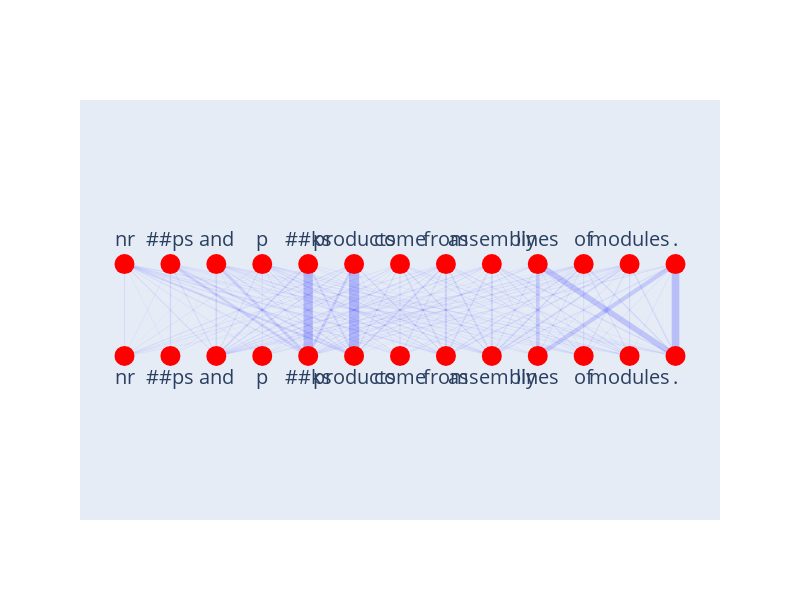

This figure's notebook cell:
### Code cell
import networkx as nx
import plotly.graph_objs as go
import numpy as np

# Create a directed graph
G = nx.DiGraph()

# Add nodes for the first sentence
for i, token in enumerate(tokens):
    G.add_node(f's1_{i}', label=token, layer=1)

# Add nodes for the second sentence (duplicate of the first)
for i, token in enumerate(tokens):
    G.add_node(f's2_{i}', label=token, layer=2)

# Add edges based on attention values between the two sentences
for i in range(len(tokens)):
    for j in range(len(tokens)):
        weight = distribution[i, j]
        if weight > 0.05:  # filter out very weak connections
            G.add_edge(f's1_{i}', f's2_{j}', weight=weight)

# Get node positions in two rows (one for each sentence)
pos = {}
for i in range(len(tokens)):
    pos[f's1_{i}'] = (i, 1)  # First sentence on y=1
    pos[f's2_{i}'] = (i, -1) # Second sentence on y=-1

# Extract edge data for Plotly
edge_traces = []

# Apply a non-linear scaling (e.g., squaring) to make weights more extreme
def scale_weight(weight, scale_factor=2):
    return weight ** scale_factor

for edge in G.edges(data=True):
    x0, y0 = pos[edge[0]]
    x1, y1 = pos[edge[1]]
    weight = edge[2]['weight']
    scaled_weight = scale_weight(weight)
    edge_trace = go.Scatter(
        x=[x0, x1, None],
        y=[y0, y1, None],
        line=dict(width=scaled_weight * 200, color='blue'),  # Increased scaling for visibility
        opacity=weight,  # Use scaled weight directly as opacity
        mode='lines',
        hoverinfo='none'
    )
    edge_traces.append(edge_trace)

# Create node trace for the first sentence
node_x = []
node_y = []
node_labels = []

for node in G.nodes(data=True):
    x, y = pos[node[0]]
    node_x.append(x)
    node_y.append(y)
    node_labels.append(node[1]['label'])

node_trace_1 = go.Scatter(
    x=node_x[:len(tokens)],
    y=node_y[:len(tokens)],
    mode='markers+text',
    text=node_labels[:len(tokens)],
    textposition='top center',
    marker=dict(size=20, color='red'),
    textfont=dict(size=20),
    hoverinfo='text'
)

# Create node trace for the second sentence with labels below the nodes
node_trace_2 = go.Scatter(
    x=node_x[len(tokens):],
    y=node_y[len(tokens):],
    mode='markers+text',
    text=node_labels[len(tokens):],
    textposition='bottom center',
    marker=dict(size=20, color='red'),
    textfont=dict(size=20),
    hoverinfo='text'
)

# Combine all traces
fig = go.Figure(data=edge_traces + [node_trace_1, node_trace_2],
                layout=go.Layout(
                    #title='Attention Network with Duplicated Sentences',
                    showlegend=False,
                    xaxis=dict(showgrid=False, zeroline=False, showticklabels=False),
                    yaxis=dict(showgrid=False, zeroline=False, showticklabels=False),
                    hovermode='closest'
                ))

# Adjust the aspect ratio to make sure it's displayed correctly
fig.update_layout(
    width=800,
    height=600,
    xaxis=dict(scaleanchor="y", scaleratio=1)
)

# Display the figure
fig.show()

### Figure 1 — Plotly figure (JSON) as saved in the notebook; plotly's stock layout.template omitted (floating-point values rounded to 4 significant figures)
{"data": [{"hoverinfo": "none", "line": {"color": "blue", "width": 1.111}, "mode": "lines", "opacity": 0.07453, "type": "scatter", "x": [0, 0, null], "y": [1, -1, null]}, {"hoverinfo": "none", "line": {"color": "blue", "width": 0.6928}, "mode": "lines", "opacity": 0.05886, "type": "scatter", "x": [0, 1, null], "y": [1, -1, null]}, {"hoverinfo": "none", "line": {"color": "blue", "width": 1.149}, "mode": "lines", "opacity": 0.07578, "type": "scatter", "x": [0, 2, null], "y": [1, -1, null]}, {"hoverinfo": "none", "line": {"color": "blue", "width": 0.9303}, "mode": "lines", "opacity": 0.0682, "type": "scatter", "x": [0, 3, null], "y": [1, -1, null]}, {"hoverinfo": "none", "line": {"color": "blue", "width": 1.137}, "mode": "lines", "opacity": 0.07539, "type": "scatter", "x": [0, 4, null], "y": [1, -1, null]}, {"hoverinfo": "none", "line": {"color": "blue", "width": 2.199}, "mode": "lines", "opacity": 0.1049, "type": "scatter", "x": [0, 5, null], "y": [1, -1, null]}, {"hoverinfo": "none", "line": {"color": "blue", "width": 1.065}, "mode": "lines", "opacity": 0.07297, "type": "scatter", "x": [0, 6, null], "y": [1, -1, null]}, {"hoverinfo": "none", "line": {"color": "blue", "width": 1.48}, "mode": "lines", "opacity": 0.08602, "type": "scatter", "x": [0, 7, null], "y": [1, -1, null]}, {"hoverinfo": "none", "line": {"color": "blue", "width": 1.048}, "mode": "lines", "opacity": 0.07238, "type": "scatter", "x": [0, 8, null], "y": [1, -1, null]}, {"hoverinfo": "none", "line": {"color": "blue", "width": 0.8399}, "mode": "lines", "opacity": 0.0648, "type": "scatter", "x": [0, 10, null], "y": [1, -1, null]}, {"hoverinfo": "none", "line": {"color": "blue", "width": 0.8561}, "mode": "lines", "opacity": 0.06543, "type": "scatter", "x": [0, 11, null], "y": [1, -1, null]}, {"hoverinfo": "none", "line": {"color": "blue", "width": 0.8058}, "mode": "lines", "opacity": 0.06348, "type": "scatter", "x": [1, 0, null], "y": [1, -1, null]}, {"hoverinfo": "none", "line": {"color": "blue", "width": 1.46}, "mode": "lines", "opacity": 0.08543, "type": "scatter", "x": [1, 1, null], "y": [1, -1, null]}, {"hoverinfo": "none", "line": {"color": "blue", "width": 1.131}, "mode": "lines", "opacity": 0.07519, "type": "scatter", "x": [1, 2, null], "y": [1, -1, null]}, {"hoverinfo": "none", "line": {"color": "blue", "width": 0.6383}, "mode": "lines", "opacity": 0.05649, "type": "scatter", "x": [1, 3, null], "y": [1, -1, null]}, {"hoverinfo": "none", "line": {"color": "blue", "width": 2.653}, "mode": "lines", "opacity": 0.1152, "type": "scatter", "x": [1, 4, null], "y": [1, -1, null]}, {"hoverinfo": "none", "line": {"color": "blue", "width": 1.792}, "mode": "lines", "opacity": 0.09466, "type": "scatter", "x": [1, 5, null], "y": [1, -1, null]}, {"hoverinfo": "none", "line": {"color": "blue", "width": 0.6516}, "mode": "lines", "opacity": 0.05708, "type": "scatter", "x": [1, 6, null], "y": [1, -1, null]}, {"hoverinfo": "none", "line": {"color": "blue", "width": 0.6242}, "mode": "lines", "opacity": 0.05586, "type": "scatter", "x": [1, 7, null], "y": [1, -1, null]}, {"hoverinfo": "none", "line": {"color": "blue", "width": 0.6054}, "mode": "lines", "opacity": 0.05502, "type": "scatter", "x": [1, 8, null], "y": [1, -1, null]}, {"hoverinfo": "none", "line": {"color": "blue", "width": 0.7534}, "mode": "lines", "opacity": 0.06137, "type": "scatter", "x": [1, 9, null], "y": [1, -1, null]}, {"hoverinfo": "none", "line": {"color": "blue", "width": 0.622}, "mode": "lines", "opacity": 0.05577, "type": "scatter", "x": [1, 10, null], "y": [1, -1, null]}, {"hoverinfo": "none", "line": {"color": "blue", "width": 0.5178}, "mode": "lines", "opacity": 0.05088, "type": "scatter", "x": [1, 11, null], "y": [1, -1, null]}, {"hoverinfo": "none", "line": {"color": "blue", "width": 0.6539}, "mode": "lines", "opacity": 0.05718, "type": "scatter", "x": [1, 12, null], "y": [1, -1, null]}, {"hoverinfo": "none", "line": {"color": "blue", "width": 0.6077}, "mode": "lines", "opacity": 0.05512, "type": "scatter", "x": [2, 0, null], "y": [1, -1, null]}, {"hoverinfo": "none", "line": {"color": "blue", "width": 0.5144}, "mode": "lines", "opacity": 0.05071, "type": "scatter", "x": [2, 1, null], "y": [1, -1, null]}, {"hoverinfo": "none", "line": {"color": "blue", "width": 1.649}, "mode": "lines", "opacity": 0.0908, "type": "scatter", "x": [2, 2, null], "y": [1, -1, null]}, {"hoverinfo": "none", "line": {"color": "blue", "width": 0.6272}, "mode": "lines", "opacity": 0.056, "type": "scatter", "x": [2, 3, null], "y": [1, -1, null]}, {"hoverinfo": "none", "line": {"color": "blue", "width": 2.783}, "mode": "lines", "opacity": 0.118, "type": "scatter", "x": [2, 4, null], "y": [1, -1, null]}, {"hoverinfo": "none", "line": {"color": "blue", "width": 1.289}, "mode": "lines", "opacity": 0.08029, "type": "scatter", "x": [2, 5, null], "y": [1, -1, null]}, {"hoverinfo": "none", "line": {"color": "blue", "width": 0.7558}, "mode": "lines", "opacity": 0.06147, "type": "scatter", "x": [2, 6, null], "y": [1, -1, null]}, {"hoverinfo": "none", "line": {"color": "blue", "width": 1.052}, "mode": "lines", "opacity": 0.07252, "type": "scatter", "x": [2, 7, null], "y": [1, -1, null]}, {"hoverinfo": "none", "line": {"color": "blue", "width": 1.341}, "mode": "lines", "opacity": 0.08189, "type": "scatter", "x": [2, 8, null], "y": [1, -1, null]}, {"hoverinfo": "none", "line": {"color": "blue", "width": 0.7026}, "mode": "lines", "opacity": 0.05927, "type": "scatter", "x": [2, 9, null], "y": [1, -1, null]}, {"hoverinfo": "none", "line": {"color": "blue", "width": 0.8402}, "mode": "lines", "opacity": 0.06482, "type": "scatter", "x": [2, 10, null], "y": [1, -1, null]}, {"hoverinfo": "none", "line": {"color": "blue", "width": 0.7624}, "mode": "lines", "opacity": 0.06174, "type": "scatter", "x": [2, 11, null], "y": [1, -1, null]}, {"hoverinfo": "none", "line": {"color": "blue", "width": 0.9332}, "mode": "lines", "opacity": 0.06831, "type": "scatter", "x": [2, 12, null], "y": [1, -1, null]}, {"hoverinfo": "none", "line": {"color": "blue", "width": 0.881}, "mode": "lines", "opacity": 0.06637, "type": "scatter", "x": [3, 0, null], "y": [1, -1, null]}, {"hoverinfo": "none", "line": {"color": "blue", "width": 0.5197}, "mode": "lines", "opacity": 0.05098, "type": "scatter", "x": [3, 1, null], "y": [1, -1, null]}, {"hoverinfo": "none", "line": {"color": "blue", "width": 1.123}, "mode": "lines", "opacity": 0.07492, "type": "scatter", "x": [3, 2, null], "y": [1, -1, null]}, {"hoverinfo": "none", "line": {"color": "blue", "width": 0.9264}, "mode": "lines", "opacity": 0.06806, "type": "scatter", "x": [3, 3, null], "y": [1, -1, null]}, {"hoverinfo": "none", "line": {"color": "blue", "width": 0.9212}, "mode": "lines", "opacity": 0.06787, "type": "scatter", "x": [3, 4, null], "y": [1, -1, null]}, {"hoverinfo": "none", "line": {"color": "blue", "width": 1.066}, "mode": "lines", "opacity": 0.073, "type": "scatter", "x": [3, 5, null], "y": [1, -1, null]}, {"hoverinfo": "none", "line": {"color": "blue", "width": 1.041}, "mode": "lines", "opacity": 0.07213, "type": "scatter", "x": [3, 6, null], "y": [1, -1, null]}, {"hoverinfo": "none", "line": {"color": "blue", "width": 1.375}, "mode": "lines", "opacity": 0.0829, "type": "scatter", "x": [3, 7, null], "y": [1, -1, null]}, {"hoverinfo": "none", "line": {"color": "blue", "width": 1.336}, "mode": "lines", "opacity": 0.08173, "type": "scatter", "x": [3, 8, null], "y": [1, -1, null]}, {"hoverinfo": "none", "line": {"color": "blue", "width": 0.6239}, "mode": "lines", "opacity": 0.05585, "type": "scatter", "x": [3, 9, null], "y": [1, -1, null]}, {"hoverinfo": "none", "line": {"color": "blue", "width": 1.008}, "mode": "lines", "opacity": 0.07101, "type": "scatter", "x": [3, 10, null], "y": [1, -1, null]}, {"hoverinfo": "none", "line": {"color": "blue", "width": 1.066}, "mode": "lines", "opacity": 0.07299, "type": "scatter", "x": [3, 11, null], "y": [1, -1, null]}, {"hoverinfo": "none", "line": {"color": "blue", "width": 0.752}, "mode": "lines", "opacity": 0.06132, "type": "scatter", "x": [3, 12, null], "y": [1, -1, null]}, {"hoverinfo": "none", "line": {"color": "blue", "width": 0.8171}, "mode": "lines", "opacity": 0.06392, "type": "scatter", "x": [4, 1, null], "y": [1, -1, null]}, {"hoverinfo": "none", "line": {"color": "blue", "width": 1.884}, "mode": "lines", "opacity": 0.09705, "type": "scatter", "x": [4, 2, null], "y": [1, -1, null]}, {"hoverinfo": "none", "line": {"color": "blue", "width": 9.28}, "mode": "lines", "opacity": 0.2154, "type": "scatter", "x": [4, 4, null], "y": [1, -1, null]}, {"hoverinfo": "none", "line": {"color": "blue", "width": 1.822}, "mode": "lines", "opacity": 0.09544, "type": "scatter", "x": [4, 5, null], "y": [1, -1, null]}, {"hoverinfo": "none", "line": {"color": "blue", "width": 0.5054}, "mode": "lines", "opacity": 0.05027, "type": "scatter", "x": [4, 7, null], "y": [1, -1, null]}, {"hoverinfo": "none", "line": {"color": "blue", "width": 0.7503}, "mode": "lines", "opacity": 0.06125, "type": "scatter", "x": [4, 8, null], "y": [1, -1, null]}, {"hoverinfo": "none", "line": {"color": "blue", "width": 0.7136}, "mode": "lines", "opacity": 0.05973, "type": "scatter", "x": [4, 9, null], "y": [1, -1, null]}, {"hoverinfo": "none", "line": {"color": "blue", "width": 0.8316}, "mode": "lines", "opacity": 0.06448, "type": "scatter", "x": [4, 12, null], "y": [1, -1, null]}, {"hoverinfo": "none", "line": {"color": "blue", "width": 1.167}, "mode": "lines", "opacity": 0.07639, "type": "scatter", "x": [5, 0, null], "y": [1, -1, null]}, {"hoverinfo": "none", "line": {"color": "blue", "width": 0.8177}, "mode": "lines", "opacity": 0.06394, "type": "scatter", "x": [5, 1, null], "y": [1, -1, null]}, {"hoverinfo": "none", "line": {"color": "blue", "width": 1.293}, "mode": "lines", "opacity": 0.08041, "type": "scatter", "x": [5, 2, null], "y": [1, -1, null]}, {"hoverinfo": "none", "line": {"color": "blue", "width": 0.5973}, "mode": "lines", "opacity": 0.05465, "type": "scatter", "x": [5, 3, null], "y": [1, -1, null]}, {"hoverinfo": "none", "line": {"color": "blue", "width": 2.699}, "mode": "lines", "opacity": 0.1162, "type": "scatter", "x": [5, 4, null], "y": [1, -1, null]}, {"hoverinfo": "none", "line": {"color": "blue", "width": 10.2}, "mode": "lines", "opacity": 0.2258, "type": "scatter", "x": [5, 5, null], "y": [1, -1, null]}, {"hoverinfo": "none", "line": {"color": "blue", "width": 0.7777}, "mode": "lines", "opacity": 0.06236, "type": "scatter", "x": [5, 6, null], "y": [1, -1, null]}, {"hoverinfo": "none", "line": {"color": "blue", "width": 1.394}, "mode": "lines", "opacity": 0.08347, "type": "scatter", "x": [5, 7, null], "y": [1, -1, null]}, {"hoverinfo": "none", "line": {"color": "blue", "width": 0.5663}, "mode": "lines", "opacity": 0.05321, "type": "scatter", "x": [5, 8, null], "y": [1, -1, null]}, {"hoverinfo": "none", "line": {"color": "blue", "width": 0.895}, "mode": "lines", "opacity": 0.0669, "type": "scatter", "x": [6, 0, null], "y": [1, -1, null]}, {"hoverinfo": "none", "line": {"color": "blue", "width": 1.201}, "mode": "lines", "opacity": 0.07748, "type": "scatter", "x": [6, 2, null], "y": [1, -1, null]}, {"hoverinfo": "none", "line": {"color": "blue", "width": 0.9235}, "mode": "lines", "opacity": 0.06795, "type": "scatter", "x": [6, 3, null], "y": [1, -1, null]}, {"hoverinfo": "none", "line": {"color": "blue", "width": 0.9799}, "mode": "lines", "opacity": 0.07, "type": "scatter", "x": [6, 4, null], "y": [1, -1, null]}, {"hoverinfo": "none", "line": {"color": "blue", "width": 1.232}, "mode": "lines", "opacity": 0.07847, "type": "scatter", "x": [6, 5, null], "y": [1, -1, null]}, {"hoverinfo": "none", "line": {"color": "blue", "width": 1.072}, "mode": "lines", "opacity": 0.07323, "type": "scatter", "x": [6, 6, null], "y": [1, -1, null]}, {"hoverinfo": "none", "line": {"color": "blue", "width": 1.531}, "mode": "lines", "opacity": 0.08749, "type": "scatter", "x": [6, 7, null], "y": [1, -1, null]}, {"hoverinfo": "none", "line": {"color": "blue", "width": 1.425}, "mode": "lines", "opacity": 0.08441, "type": "scatter", "x": [6, 8, null], "y": [1, -1, null]}, {"hoverinfo": "none", "line": {"color": "blue", "width": 0.5321}, "mode": "lines", "opacity": 0.05158, "type": "scatter", "x": [6, 9, null], "y": [1, -1, null]}, {"hoverinfo": "none", "line": {"color": "blue", "width": 1.006}, "mode": "lines", "opacity": 0.07093, "type": "scatter", "x": [6, 10, null], "y": [1, -1, null]}, {"hoverinfo": "none", "line": {"color": "blue", "width": 1.068}, "mode": "lines", "opacity": 0.07309, "type": "scatter", "x": [6, 11, null], "y": [1, -1, null]}, {"hoverinfo": "none", "line": {"color": "blue", "width": 0.6592}, "mode": "lines", "opacity": 0.05741, "type": "scatter", "x": [6, 12, null], "y": [1, -1, null]}, {"hoverinfo": "none", "line": {"color": "blue", "width": 0.9719}, "mode": "lines", "opacity": 0.06971, "type": "scatter", "x": [7, 0, null], "y": [1, -1, null]}, {"hoverinfo": "none", "line": {"color": "blue", "width": 1.306}, "mode": "lines", "opacity": 0.0808, "type": "scatter", "x": [7, 2, null], "y": [1, -1, null]}, {"hoverinfo": "none", "line": {"color": "blue", "width": 0.9532}, "mode": "lines", "opacity": 0.06904, "type": "scatter", "x": [7, 3, null], "y": [1, -1, null]}, {"hoverinfo": "none", "line": {"color": "blue", "width": 0.9267}, "mode": "lines", "opacity": 0.06807, "type": "scatter", "x": [7, 4, null], "y": [1, -1, null]}, {"hoverinfo": "none", "line": {"color": "blue", "width": 1.724}, "mode": "lines", "opacity": 0.09285, "type": "scatter", "x": [7, 5, null], "y": [1, -1, null]}, {"hoverinfo": "none", "line": {"color": "blue", "width": 1.196}, "mode": "lines", "opacity": 0.07734, "type": "scatter", "x": [7, 6, null], "y": [1, -1, null]}, {"hoverinfo": "none", "line": {"color": "blue", "width": 2.087}, "mode": "lines", "opacity": 0.1021, "type": "scatter", "x": [7, 7, null], "y": [1, -1, null]}, {"hoverinfo": "none", "line": {"color": "blue", "width": 1.64}, "mode": "lines", "opacity": 0.09056, "type": "scatter", "x": [7, 8, null], "y": [1, -1, null]}, {"hoverinfo": "none", "line": {"color": "blue", "width": 1.001}, "mode": "lines", "opacity": 0.07075, "type": "scatter", "x": [7, 10, null], "y": [1, -1, null]}, {"hoverinfo": "none", "line": {"color": "blue", "width": 1.106}, "mode": "lines", "opacity": 0.07438, "type": "scatter", "x": [7, 11, null], "y": [1, -1, null]}, {"hoverinfo": "none", "line": {"color": "blue", "width": 0.5655}, "mode": "lines", "opacity": 0.05317, "type": "scatter", "x": [8, 0, null], "y": [1, -1, null]}, {"hoverinfo": "none", "line": {"color": "blue", "width": 1.368}, "mode": "lines", "opacity": 0.08271, "type": "scatter", "x": [8, 2, null], "y": [1, -1, null]}, {"hoverinfo": "none", "line": {"color": "blue", "width": 0.7613}, "mode": "lines", "opacity": 0.0617, "type": "scatter", "x": [8, 3, null], "y": [1, -1, null]}, {"hoverinfo": "none", "line": {"color": "blue", "width": 1.131}, "mode": "lines", "opacity": 0.07519, "type": "scatter", "x": [8, 4, null], "y": [1, -1, null]}, {"hoverinfo": "none", "line": {"color": "blue", "width": 0.5759}, "mode": "lines", "opacity": 0.05366, "type": "scatter", "x": [8, 5, null], "y": [1, -1, null]}, {"hoverinfo": "none", "line": {"color": "blue", "width": 0.915}, "mode": "lines", "opacity": 0.06764, "type": "scatter", "x": [8, 6, null], "y": [1, -1, null]}, {"hoverinfo": "none", "line": {"color": "blue", "width": 1.348}, "mode": "lines", "opacity": 0.08209, "type": "scatter", "x": [8, 7, null], "y": [1, -1, null]}, {"hoverinfo": "none", "line": {"color": "blue", "width": 1.987}, "mode": "lines", "opacity": 0.09967, "type": "scatter", "x": [8, 8, null], "y": [1, -1, null]}, {"hoverinfo": "none", "line": {"color": "blue", "width": 0.8751}, "mode": "lines", "opacity": 0.06615, "type": "scatter", "x": [8, 9, null], "y": [1, -1, null]}, {"hoverinfo": "none", "line": {"color": "blue", "width": 1.137}, "mode": "lines", "opacity": 0.07539, "type": "scatter", "x": [8, 10, null], "y": [1, -1, null]}, {"hoverinfo": "none", "line": {"color": "blue", "width": 1.203}, "mode": "lines", "opacity": 0.07755, "type": "scatter", "x": [8, 11, null], "y": [1, -1, null]}, {"hoverinfo": "none", "line": {"color": "blue", "width": 1.414}, "mode": "lines", "opacity": 0.0841, "type": "scatter", "x": [8, 12, null], "y": [1, -1, null]}, {"hoverinfo": "none", "line": {"color": "blue", "width": 0.8282}, "mode": "lines", "opacity": 0.06435, "type": "scatter", "x": [9, 2, null], "y": [1, -1, null]}, {"hoverinfo": "none", "line": {"color": "blue", "width": 1.243}, "mode": "lines", "opacity": 0.07882, "type": "scatter", "x": [9, 4, null], "y": [1, -1, null]}, {"hoverinfo": "none", "line": {"color": "blue", "width": 1.011}, "mode": "lines", "opacity": 0.07111, "type": "scatter", "x": [9, 8, null], "y": [1, -1, null]}, {"hoverinfo": "none", "line": {"color": "blue", "width": 3.72}, "mode": "lines", "opacity": 0.1364, "type": "scatter", "x": [9, 9, null], "y": [1, -1, null]}, {"hoverinfo": "none", "line": {"color": "blue", "width": 0.8198}, "mode": "lines", "opacity": 0.06402, "type": "scatter", "x": [9, 10, null], "y": [1, -1, null]}, {"hoverinfo": "none", "line": {"color": "blue", "width": 0.7395}, "mode": "lines", "opacity": 0.06081, "type": "scatter", "x": [9, 11, null], "y": [1, -1, null]}, {"hoverinfo": "none", "line": {"color": "blue", "width": 5.737}, "mode": "lines", "opacity": 0.1694, "type": "scatter", "x": [9, 12, null], "y": [1, -1, null]}, {"hoverinfo": "none", "line": {"color": "blue", "width": 0.6294}, "mode": "lines", "opacity": 0.0561, "type": "scatter", "x": [10, 0, null], "y": [1, -1, null]}, {"hoverinfo": "none", "line": {"color": "blue", "width": 1.19}, "mode": "lines", "opacity": 0.07714, "type": "scatter", "x": [10, 2, null], "y": [1, -1, null]}, {"hoverinfo": "none", "line": {"color": "blue", "width": 0.798}, "mode": "lines", "opacity": 0.06316, "type": "scatter", "x": [10, 3, null], "y": [1, -1, null]}, {"hoverinfo": "none", "line": {"color": "blue", "width": 1.037}, "mode": "lines", "opacity": 0.07201, "type": "scatter", "x": [10, 4, null], "y": [1, -1, null]}, {"hoverinfo": "none", "line": {"color": "blue", "width": 0.5874}, "mode": "lines", "opacity": 0.05419, "type": "scatter", "x": [10, 5, null], "y": [1, -1, null]}, {"hoverinfo": "none", "line": {"color": "blue", "width": 0.8973}, "mode": "lines", "opacity": 0.06698, "type": "scatter", "x": [10, 6, null], "y": [1, -1, null]}, {"hoverinfo": "none", "line": {"color": "blue", "width": 1.143}, "mode": "lines", "opacity": 0.07558, "type": "scatter", "x": [10, 7, null], "y": [1, -1, null]}, {"hoverinfo": "none", "line": {"color": "blue", "width": 1.578}, "mode": "lines", "opacity": 0.08883, "type": "scatter", "x": [10, 8, null], "y": [1, -1, null]}, {"hoverinfo": "none", "line": {"color": "blue", "width": 0.9851}, "mode": "lines", "opacity": 0.07018, "type": "scatter", "x": [10, 9, null], "y": [1, -1, null]}, {"hoverinfo": "none", "line": {"color": "blue", "width": 1.081}, "mode": "lines", "opacity": 0.0735, "type": "scatter", "x": [10, 10, null], "y": [1, -1, null]}, {"hoverinfo": "none", "line": {"color": "blue", "width": 1.123}, "mode": "lines", "opacity": 0.07495, "type": "scatter", "x": [10, 11, null], "y": [1, -1, null]}, {"hoverinfo": "none", "line": {"color": "blue", "width": 1.391}, "mode": "lines", "opacity": 0.0834, "type": "scatter", "x": [10, 12, null], "y": [1, -1, null]}, {"hoverinfo": "none", "line": {"color": "blue", "width": 0.6601}, "mode": "lines", "opacity": 0.05745, "type": "scatter", "x": [11, 0, null], "y": [1, -1, null]}, {"hoverinfo": "none", "line": {"color": "blue", "width": 1.111}, "mode": "lines", "opacity": 0.07453, "type": "scatter", "x": [11, 2, null], "y": [1, -1, null]}, {"hoverinfo": "none", "line": {"color": "blue", "width": 0.8675}, "mode": "lines", "opacity": 0.06586, "type": "scatter", "x": [11, 3, null], "y": [1, -1, null]}, {"hoverinfo": "none", "line": {"color": "blue", "width": 0.7653}, "mode": "lines", "opacity": 0.06186, "type": "scatter", "x": [11, 4, null], "y": [1, -1, null]}, {"hoverinfo": "none", "line": {"color": "blue", "width": 0.5332}, "mode": "lines", "opacity": 0.05163, "type": "scatter", "x": [11, 5, null], "y": [1, -1, null]}, {"hoverinfo": "none", "line": {"color": "blue", "width": 0.9802}, "mode": "lines", "opacity": 0.07001, "type": "scatter", "x": [11, 6, null], "y": [1, -1, null]}, {"hoverinfo": "none", "line": {"color": "blue", "width": 1.299}, "mode": "lines", "opacity": 0.08059, "type": "scatter", "x": [11, 7, null], "y": [1, -1, null]}, {"hoverinfo": "none", "line": {"color": "blue", "width": 1.718}, "mode": "lines", "opacity": 0.09269, "type": "scatter", "x": [11, 8, null], "y": [1, -1, null]}, {"hoverinfo": "none", "line": {"color": "blue", "width": 0.9142}, "mode": "lines", "opacity": 0.06761, "type": "scatter", "x": [11, 9, null], "y": [1, -1, null]}, {"hoverinfo": "none", "line": {"color": "blue", "width": 1.156}, "mode": "lines", "opacity": 0.07602, "type": "scatter", "x": [11, 10, null], "y": [1, -1, null]}, {"hoverinfo": "none", "line": {"color": "blue", "width": 1.266}, "mode": "lines", "opacity": 0.07956, "type": "scatter", "x": [11, 11, null], "y": [1, -1, null]}, {"hoverinfo": "none", "line": {"color": "blue", "width": 1.33}, "mode": "lines", "opacity": 0.08153, "type": "scatter", "x": [11, 12, null], "y": [1, -1, null]}, {"hoverinfo": "none", "line": {"color": "blue", "width": 0.8059}, "mode": "lines", "opacity": 0.06348, "type": "scatter", "x": [12, 2, null], "y": [1, -1, null]}, {"hoverinfo": "none", "line": {"color": "blue", "width": 1.061}, "mode": "lines", "opacity": 0.07283, "type": "scatter", "x": [12, 4, null], "y": [1, -1, null]}, {"hoverinfo": "none", "line": {"color": "blue", "width": 1.198}, "mode": "lines", "opacity": 0.07738, "type": "scatter", "x": [12, 8, null], "y": [1, -1, null]}, {"hoverinfo": "none", "line": {"color": "blue", "width": 4.203}, "mode": "lines", "opacity": 0.145, "type": "scatter", "x": [12, 9, null], "y": [1, -1, null]}, {"hoverinfo": "none", "line": {"color": "blue", "width": 0.8483}, "mode": "lines", "opacity": 0.06512, "type": "scatter", "x": [12, 10, null], "y": [1, -1, null]}, {"hoverinfo": "none", "line": {"color": "blue", "width": 0.7879}, "mode": "lines", "opacity": 0.06277, "type": "scatter", "x": [12, 11, null], "y": [1, -1, null]}, {"hoverinfo": "none", "line": {"color": "blue", "width": 7.637}, "mode": "lines", "opacity": 0.1954, "type": "scatter", "x": [12, 12, null], "y": [1, -1, null]}, {"hoverinfo": "text", "marker": {"color": "red", "size": 20}, "mode": "markers+text", "text": ["nr", "##ps", "and", "p", "##ks", "products", "come", "from", "assembly", "lines", "of", "modules", "."], "textfont": {"size": 20}, "textposition": "top center", "type": "scatter", "x": [0, 1, 2, 3, 4, 5, 6, 7, 8, 9, 10, 11, 12], "y": [1, 1, 1, 1, 1, 1, 1, 1, 1, 1, 1, 1, 1]}, {"hoverinfo": "text", "marker": {"color": "red", "size": 20}, "mode": "markers+text", "text": ["nr", "##ps", "and", "p", "##ks", "products", "come", "from", "assembly", "lines", "of", "modules", "."], "textfont": {"size": 20}, "textposition": "bottom center", "type": "scatter", "x": [0, 1, 2, 3, 4, 5, 6, 7, 8, 9, 10, 11, 12], "y": [-1, -1, -1, -1, -1, -1, -1, -1, -1, -1, -1, -1, -1]}], "layout": {"height": 600, "hovermode": "closest", "showlegend": false, "width": 800, "xaxis": {"autorange": true, "domain": [0, 1], "range": [-0.9691, 12.97], "scaleanchor": "y", "scaleratio": 1, "showgrid": false, "showticklabels": false, "type": "linear", "zeroline": false}, "yaxis": {"autorange": true, "domain": [0, 1], "range": [-4.574, 4.574], "showgrid": false, "showticklabels": false, "type": "linear", "zeroline": false}}}
